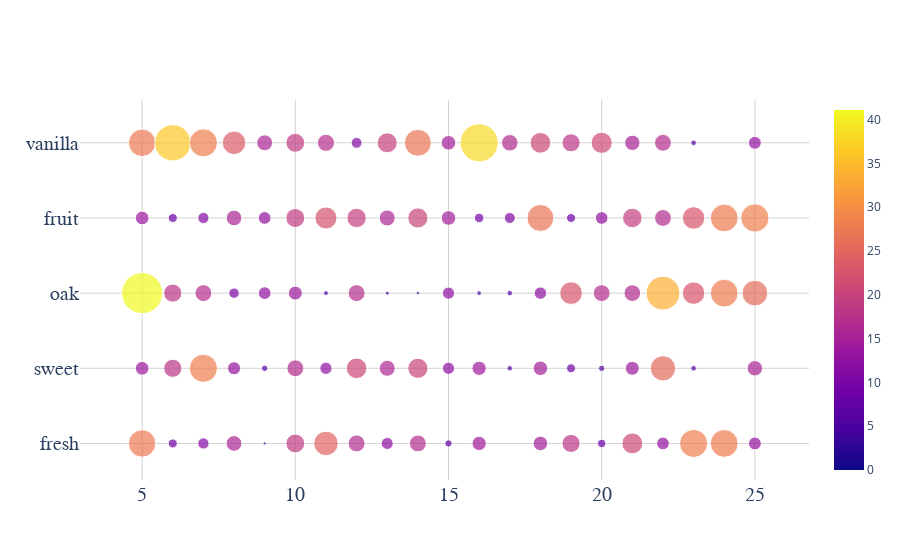

Notebook code for this chart:
### Code cell
df['age'] = df['Age'].dropna().apply(lambda a : int(a[:2]))
df_pa = df[df.price < 10000][['name', 'price', 'age']].dropna()
df_merged = df_notes.merge(df_pa[['name', 'age']], left_on='name', right_on='name', how='inner')

ages = sorted(df_merged.age.unique().tolist())[:21]
age_nose_words = {}
age_nose_VOCAB = {}
age_nose_word_count = {}

for age in ages:
    age_nose_words[age] = [word for tokens in df_merged[df_merged.age == age]["Nose_tokens"] for word in tokens]

    age_nose_VOCAB[age] = sorted(list(set(age_nose_words[age])))

    age_nose_word_count[age] = sorted([[age_nose_words[age].count(word), word] for word in 
                                           age_nose_VOCAB[age]])

age_nose_dict = dict()
for age in ages:
    age_nose_dict[age] = dict()
    for pair in age_nose_word_count[age]:
        age_nose_dict[age][pair[1]] = pair[0]

num_words = 5
        
x = ages * num_words
y = ['fresh'] * len(ages) + ['sweet'] * len(ages) + ['oak'] * len(ages) + ['fruit'] * len(ages) + ['vanilla'] * len(ages)
m_sizes = [1000 * (age_nose_dict[age].get('fresh', 0) / len(age_nose_words[age])) for age in ages]
m_sizes += [1000 * (age_nose_dict[age].get('sweet', 0) / len(age_nose_words[age])) for age in ages]
m_sizes += [1000 * (age_nose_dict[age].get('oak', 0) / len(age_nose_words[age])) for age in ages]
m_sizes += [1000 * (age_nose_dict[age].get('fruit', 0) / len(age_nose_words[age])) for age in ages]
m_sizes += [1000 * (age_nose_dict[age].get('vanilla', 0) / len(age_nose_words[age])) for age in ages]


layout = go.Layout(
    paper_bgcolor='white', plot_bgcolor='white'
)

fig = go.Figure(data=[go.Scatter(x=x, y=y, mode='markers',
    marker=dict(color=m_sizes, size=m_sizes, showscale=True)
)], layout=layout)

fig.update_xaxes(tickfont=dict(family='Arial', size=20), gridcolor='lightgray')
fig.update_yaxes(tickfont=dict(family='Arial', size=20), gridcolor='lightgray')

#fig.update_layout(height=400, width=1200, title_text="Subplots")

fig.show()

### Figure 1 — Plotly figure (JSON) as saved in the notebook; plotly's stock layout.template omitted (floating-point values rounded to 4 significant figures)
{"data": [{"marker": {"color": [27.4, 9.091, 11.24, 15.67, 3.175, 18.89, 24.51, 16.95, 12, 16.84, 7.317, 14.29, 0, 14.49, 18.1, 8.439, 20.89, 12.66, 28.09, 27.78, 12.85, 13.7, 18.18, 28.09, 13.05, 6.349, 16.9, 12.25, 20.58, 16, 20.2, 12.2, 14.29, 5.525, 14.49, 9.05, 6.329, 13.93, 25.32, 5.618, 0, 15.42, 41.1, 18.18, 16.85, 10.44, 12.7, 13.92, 4.902, 16.95, 4, 3.367, 12.2, 4.762, 5.525, 12.42, 22.62, 16.88, 16.71, 33.76, 22.47, 27.78, 25.71, 13.7, 9.091, 11.24, 15.67, 12.7, 18.89, 22.06, 19.37, 16, 20.2, 14.63, 9.524, 11.05, 26.92, 9.05, 12.66, 19.5, 16.88, 22.47, 27.78, 28.28, 27.4, 36.36, 28.09, 23.5, 15.87, 18.89, 17.16, 10.9, 20, 26.94, 14.63, 38.1, 16.57, 20.7, 18.1, 21.1, 15.32, 16.88, 5.618, 0, 12.85], "showscale": true, "size": [27.4, 9.091, 11.24, 15.67, 3.175, 18.89, 24.51, 16.95, 12, 16.84, 7.317, 14.29, 0, 14.49, 18.1, 8.439, 20.89, 12.66, 28.09, 27.78, 12.85, 13.7, 18.18, 28.09, 13.05, 6.349, 16.9, 12.25, 20.58, 16, 20.2, 12.2, 14.29, 5.525, 14.49, 9.05, 6.329, 13.93, 25.32, 5.618, 0, 15.42, 41.1, 18.18, 16.85, 10.44, 12.7, 13.92, 4.902, 16.95, 4, 3.367, 12.2, 4.762, 5.525, 12.42, 22.62, 16.88, 16.71, 33.76, 22.47, 27.78, 25.71, 13.7, 9.091, 11.24, 15.67, 12.7, 18.89, 22.06, 19.37, 16, 20.2, 14.63, 9.524, 11.05, 26.92, 9.05, 12.66, 19.5, 16.88, 22.47, 27.78, 28.28, 27.4, 36.36, 28.09, 23.5, 15.87, 18.89, 17.16, 10.9, 20, 26.94, 14.63, 38.1, 16.57, 20.7, 18.1, 21.1, 15.32, 16.88, 5.618, 0, 12.85]}, "mode": "markers", "type": "scatter", "x": [5, 6, 7, 8, 9, 10, 11, 12, 13, 14, 15, 16, 17, 18, 19, 20, 21, 22, 23, 24, 25, 5, 6, 7, 8, 9, 10, 11, 12, 13, 14, 15, 16, 17, 18, 19, 20, 21, 22, 23, 24, 25, 5, 6, 7, 8, 9, 10, 11, 12, 13, 14, 15, 16, 17, 18, 19, 20, 21, 22, 23, 24, 25, 5, 6, 7, 8, 9, 10, 11, 12, 13, 14, 15, 16, 17, 18, 19, 20, 21, 22, 23, 24, 25, 5, 6, 7, 8, 9, 10, 11, 12, 13, 14, 15, 16, 17, 18, 19, 20, 21, 22, 23, 24, 25], "y": ["fresh", "fresh", "fresh", "fresh", "fresh", "fresh", "fresh", "fresh", "fresh", "fresh", "fresh", "fresh", "fresh", "fresh", "fresh", "fresh", "fresh", "fresh", "fresh", "fresh", "fresh", "sweet", "sweet", "sweet", "sweet", "sweet", "sweet", "sweet", "sweet", "sweet", "sweet", "sweet", "sweet", "sweet", "sweet", "sweet", "sweet", "sweet", "sweet", "sweet", "sweet", "sweet", "oak", "oak", "oak", "oak", "oak", "oak", "oak", "oak", "oak", "oak", "oak", "oak", "oak", "oak", "oak", "oak", "oak", "oak", "oak", "oak", "oak", "fruit", "fruit", "fruit", "fruit", "fruit", "fruit", "fruit", "fruit", "fruit", "fruit", "fruit", "fruit", "fruit", "fruit", "fruit", "fruit", "fruit", "fruit", "fruit", "fruit", "fruit", "vanilla", "vanilla", "vanilla", "vanilla", "vanilla", "vanilla", "vanilla", "vanilla", "vanilla", "vanilla", "vanilla", "vanilla", "vanilla", "vanilla", "vanilla", "vanilla", "vanilla", "vanilla", "vanilla", "vanilla", "vanilla"]}], "layout": {"paper_bgcolor": "white", "plot_bgcolor": "white", "xaxis": {"gridcolor": "lightgray", "tickfont": {"family": "Arial", "size": 20}}, "yaxis": {"gridcolor": "lightgray", "tickfont": {"family": "Arial", "size": 20}}}}
